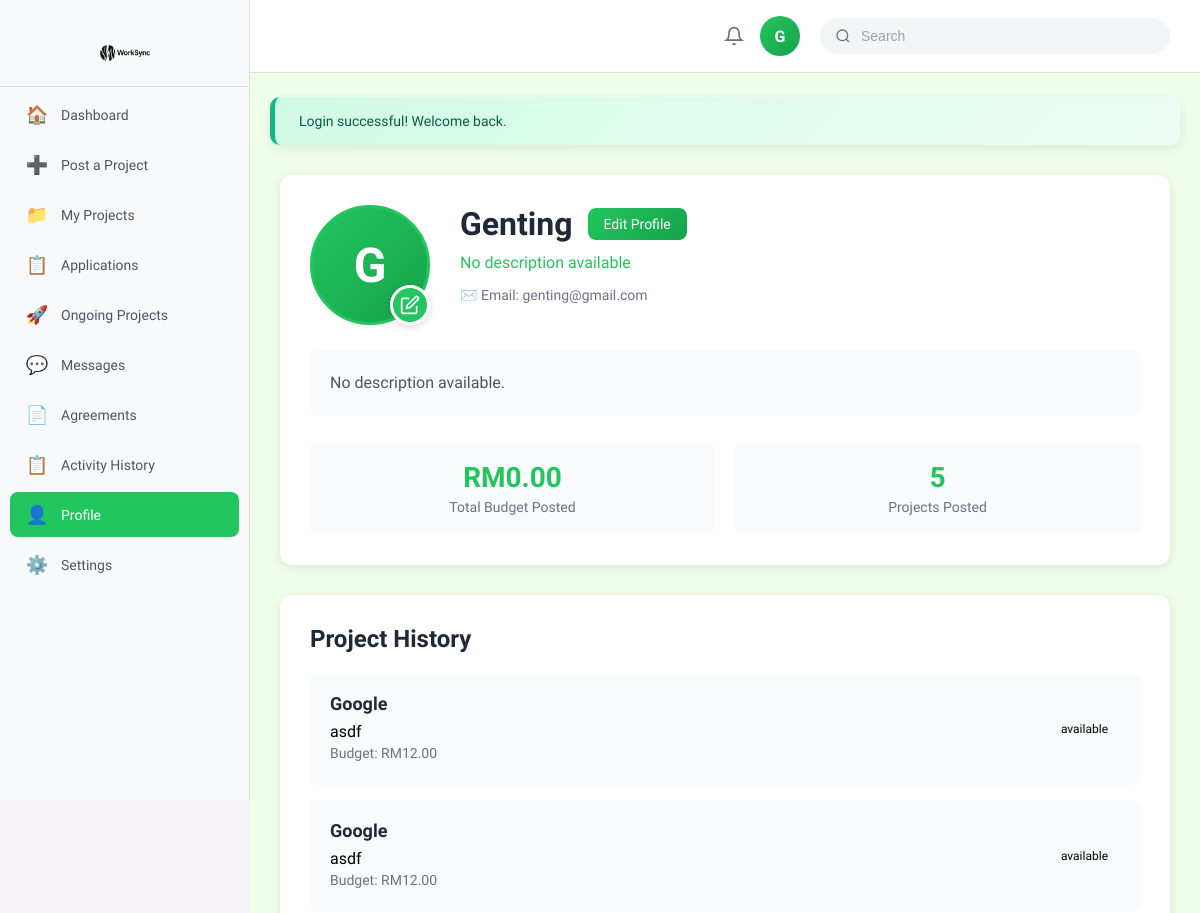
The app's page /page/client_profile.php (signed in, upper part), older data.
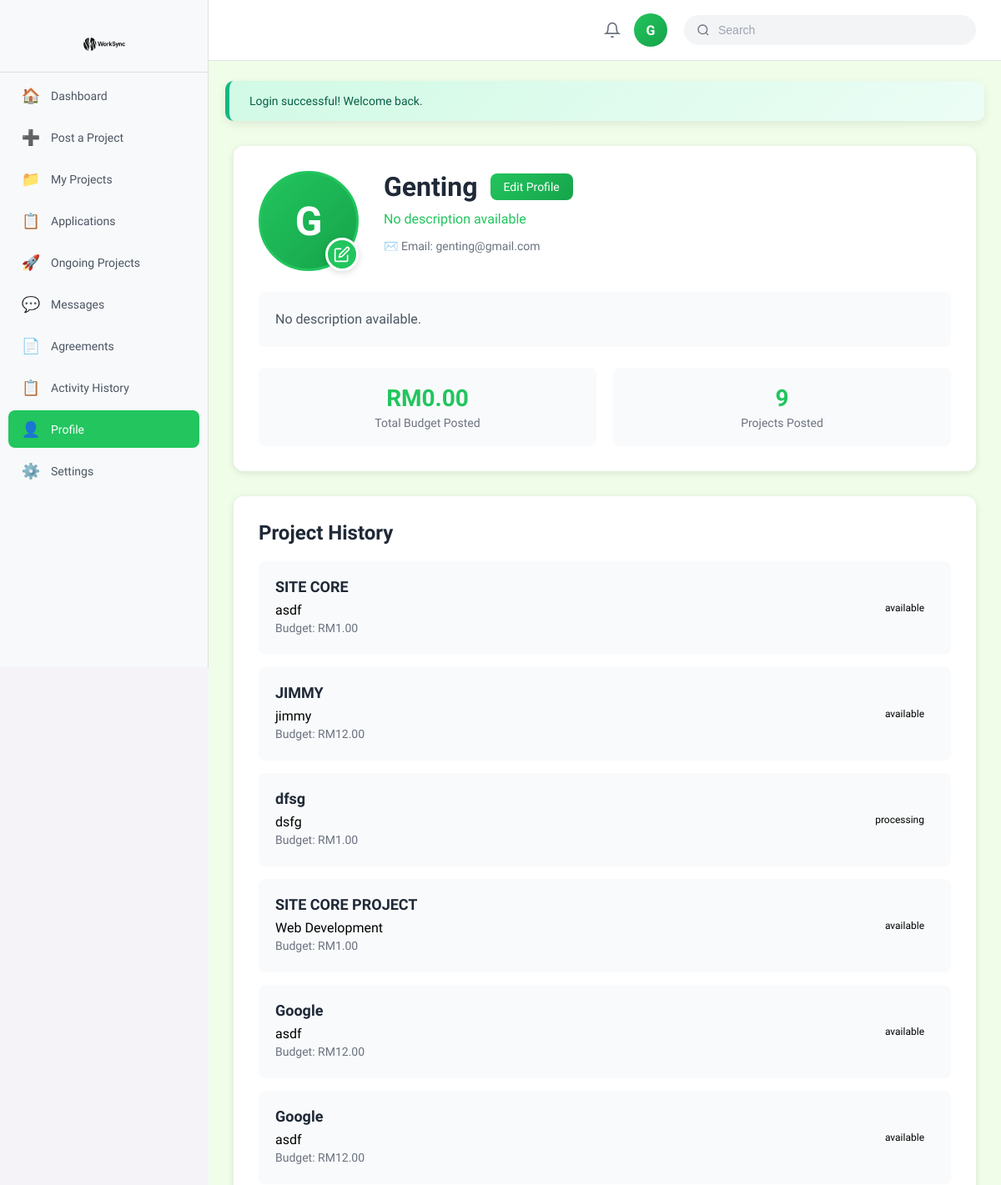
The same page, newer data.
### tables this page shows
CREATE TABLE
  `client` (
    `ClientID` int (11) NOT NULL,
    `CompanyName` varchar(255) DEFAULT NULL,
    `Description` text DEFAULT NULL,
    `Email` varchar(255) DEFAULT NULL,
    `Password` varchar(255) DEFAULT NULL,
    `PhoneNo` varchar(50) DEFAULT NULL,
    `ProfilePicture` varchar(500) DEFAULT NULL,
    `Status` varchar(50) DEFAULT NULL,
    `Address` text DEFAULT NULL,
    `JoinedDate` timestamp NOT NULL DEFAULT current_timestamp(),
    `isDelete` tinyint (1) DEFAULT 0
  );

CREATE TABLE
  `job` (
    `JobID` int (11) NOT NULL,
    `ClientID` int (11) DEFAULT NULL,
    `Title` varchar(255) DEFAULT NULL,
    `Description` text DEFAULT NULL,
    `Budget` decimal(10, 2) DEFAULT NULL,
    `DeliveryTime` int (11) NOT NULL,
    `Deadline` date DEFAULT NULL,
    `Status` enum ('available', 'deleted', 'complete', 'processing') NOT NULL DEFAULT 'available',
    `PostDate` date DEFAULT NULL
  );

### page/client_profile.php (the view, shortened to what this page needs)
<?php
$conn = getDBConnection();
$client_id = $_SESSION['user_id'];
$stmt = $conn->prepare("SELECT ClientID, CompanyName, Description, Email, PhoneNo, Address, Status, ProfilePicture FROM client WHERE ClientID = ?");
$stmt->bind_param("i", $client_id);
$stmt->execute();
$result = $stmt->get_result();
$client = $result->fetch_assoc();
$stmt = $conn->prepare("
    SELECT COALESCE(SUM(Budget), 0) as total_budget
    FROM job
    WHERE ClientID = ? AND Status = 'complete'
");
$stmt->bind_param("i", $client_id);
$stmt->execute();
$total_budget_result = $stmt->get_result();
$total_budget = $total_budget_result->fetch_assoc()['total_budget'];
$stmt = $conn->prepare("SELECT COUNT(*) as project_count FROM job WHERE ClientID = ?");
$stmt->bind_param("i", $client_id);
$stmt->execute();
$project_count_result = $stmt->get_result();
$project_count = $project_count_result->fetch_assoc()['project_count'];
$stmt = $conn->prepare("
    SELECT
        JobID,
        Title,
        Budget,
        Status,
        PostDate,
        Description
    FROM job
    WHERE ClientID = ?
    ORDER BY PostDate DESC
    LIMIT 10
");
$stmt->bind_param("i", $client_id);
$stmt->execute();
$projects_result = $stmt->get_result();
$projects = [];
while ($row = $projects_result->fetch_assoc()) {
    $projects[] = $row;
}
?>
<!DOCTYPE html>
<html lang="en">
<head>
    <link rel="stylesheet" href="/assets/css/style.css">
    <link rel="stylesheet" href="/assets/css/dashboard.css">
    <link rel="stylesheet" href="/assets/css/profile.css">
</head>
<body class="profile-page">
    <div class="profile-layout">
        <?php include '../includes/client_sidebar.php'; ?>
        <main class="main-content">
            <?php include '../includes/header.php'; ?>
            <?php if (isset($_SESSION['success'])): ?>
                <div class="alert alert-success">
                    <?php echo htmlspecialchars($_SESSION['success']);
                    unset($_SESSION['success']); ?>
                </div>
            <?php endif; ?>
            <div class="profile-card">
                <div class="profile-header-section">
                    <div class="profile-image-container">
                        <?php if ($client['ProfilePicture'] && file_exists('../' . $client['ProfilePicture'])): ?>
                            <img src="/<?php echo htmlspecialchars($client['ProfilePicture']); ?>" alt="Profile Picture" class="profile-picture">
                        <?php else: ?>
                            <div class="avatar-large"><?php echo strtoupper(substr($client['CompanyName'] ?: 'C', 0, 1)); ?></div>
                        <?php endif; ?>
                        <label for="profile_picture_input" class="upload-icon-button" title="Upload profile picture">
                            <svg class="pencil-icon" viewBox="0 0 24 24" fill="none" stroke="currentColor" stroke-width="2">
                                <path d="M11 4H4a2 2 0 0 0-2 2v14a2 2 0 0 0 2 2h14a2 2 0 0 0 2-2v-7"></path>
                                <path d="M18.5 2.5a2.121 2.121 0 0 1 3 3L12 15l-4 1 1-4 9.5-9.5z"></path>
                            </svg>
                        </label>
                    </div>
                    <div class="profile-info">
                        <h1 class="profile-name">
                            <?php echo htmlspecialchars($client['CompanyName'] ?: 'Client'); ?>
                            <a href="edit_client_profile.php" class="edit-profile-btn">Edit Profile</a>
                        </h1>
                        <p class="profile-tagline"><?php echo htmlspecialchars($client['Description'] ?: 'No description available'); ?></p>
                        <div class="profile-details">
                            <span class="detail-item">✉️ Email: <?php echo htmlspecialchars($client['Email']); ?></span>
                        </div>
                    </div>
                </div>
                <div class="profile-description">
                    <p><?php echo htmlspecialchars($client['Description'] ?: 'No description available.'); ?></p>
                </div>
                <div class="profile-stats">
                    <div class="stat-box">
                        <div class="stat-value">RM<?php echo number_format($total_budget, 2); ?></div>
                        <div class="stat-label">Total Budget Posted</div>
                    </div>
                    <div class="stat-box">
                        <div class="stat-value"><?php echo $project_count; ?></div>
                        <div class="stat-label">Projects Posted</div>
                    </div>
                </div>
            </div>
            <div class="project-history-card">
                <h2 class="section-title">Project History</h2>
                <div class="project-list">
                    <?php if (empty($projects)): ?>
                        <p class="no-projects">No projects yet. <a href="createJob.php">Post your first project</a>!</p>
                    <?php else: ?>
                        <?php foreach ($projects as $project): ?>
                            <div class="project-item">
                                <div class="project-info">
                                    <h3 class="project-title"><?php echo htmlspecialchars($project['Title']); ?></h3>
                                    <p class="project-description"><?php echo htmlspecialchars(substr($project['Description'], 0, 100)) . (strlen($project['Description']) > 100 ? '...' : ''); ?></p>
                                    <p class="project-budget">Budget: RM<?php echo number_format($project['Budget'], 2); ?></p>
                                </div>
                                <div class="project-status">
                                    <?php
                                    $status = $project['Status'];
                                    $status_class = strtolower(str_replace(' ', '-', $status));
                                    ?>
                                    <span class="status-badge status-<?php echo $status_class; ?>"><?php echo htmlspecialchars($status); ?></span>
                                </div>
                            </div>
                        <?php endforeach; ?>
                    <?php endif; ?>
                </div>
            </div>
        </main>
    </div>
</body>
</html>

### includes/client_sidebar.php (shortened to what this page needs)
<?php
$current_page = basename($_SERVER['PHP_SELF']);
?>
<aside class="sidebar">
    <div class="sidebar-logo">
        <a href="../client_home.php">
            <img src="../images/logo.png" alt="WorkSnyc Logo" class="logo-img">
        </a>
    </div>
    <nav class="sidebar-nav">
        <a href="client_dashboard.php" class="nav-item <?php echo ($current_page === 'client_dashboard.php') ? 'active' : ''; ?>">
            <span class="nav-icon">🏠</span>
            <span>Dashboard</span>
        </a>
        <a href="post_job.php" class="nav-item <?php echo ($current_page === 'post_job.php') ? 'active' : ''; ?>">
            <span class="nav-icon">➕</span>
            <span>Post a Project</span>
        </a>
        <a href="my_jobs.php" class="nav-item <?php echo ($current_page === 'my_jobs.php') ? 'active' : ''; ?>">
            <span class="nav-icon">📁</span>
            <span>My Projects</span>
        </a>
        <a href="my_applications.php" class="nav-item <?php echo ($current_page === 'my_applications.php') ? 'active' : ''; ?>">
            <span class="nav-icon">📋</span>
            <span>Applications</span>
        </a>
        <a href="ongoing_projects.php" class="nav-item <?php echo ($current_page === 'ongoing_projects.php') ? 'active' : ''; ?>">
            <span class="nav-icon">🚀</span>
            <span>Ongoing Projects</span>
        </a>
        <a href="messages.php" class="nav-item <?php echo ($current_page === 'messages.php') ? 'active' : ''; ?>">
            <span class="nav-icon">💬</span>
            <span>Messages</span>
        </a>
        <a href="agreementListing.php" class="nav-item <?php echo ($current_page === 'agreementListing.php') ? 'active' : ''; ?>">
            <span class="nav-icon">📄</span>
            <span>Agreements</span>
        </a>
        <a href="activity_history.php" class="nav-item <?php echo ($current_page === 'activity_history.php') ? 'active' : ''; ?>">
            <span class="nav-icon">📋</span>
            <span>Activity History</span>
        </a>
        <a href="client_profile.php" class="nav-item <?php echo (in_array($current_page, ['client_profile.php', 'edit_client_profile.php'])) ? 'active' : ''; ?>">
            <span class="nav-icon">👤</span>
            <span>Profile</span>
        </a>
        <a href="settings.php" class="nav-item <?php echo ($current_page === 'settings.php') ? 'active' : ''; ?>">
            <span class="nav-icon">⚙️</span>
            <span>Settings</span>
        </a>
    </nav>
</aside>

### includes/header.php (shortened to what this page needs)
<header class="profile-header">
    <div class="search-bar">
        <svg class="search-icon" width="16" height="16" viewBox="0 0 24 24" fill="none" stroke="currentColor" stroke-width="2">
            <circle cx="11" cy="11" r="8"></circle>
            <path d="m21 21-4.35-4.35"></path>
        </svg>
        <input type="text" placeholder="Search" class="search-input">
    </div>
    <div class="header-actions">
        <svg class="notification-icon" width="20" height="20" viewBox="0 0 24 24" fill="none" stroke="currentColor" stroke-width="2">
            <path d="M18 8A6 6 0 0 0 6 8c0 7-3 9-3 9h18s-3-2-3-9"></path>
            <path d="M13.73 21a2 2 0 0 1-3.46 0"></path>
        </svg>
        <div class="profile-dropdown">
            <div class="profile-avatar" id="profileAvatar">
                <?php
                if (isset($_SESSION['email'])) {
                    $email = $_SESSION['email'];
                    $name_parts = explode(' ', $email);
                    $initials = strtoupper(substr($name_parts[0], 0, 1));
                    echo $initials;
                } else {
                    echo '👤';
                }
                ?>
            </div>
        </div>
    </div>
</header>

### assets/css/style.css (style rules this page uses)
* { margin: 0; padding: 0; box-sizing: border-box; }
body { font-family: 'Momo Trust Display', sans-serif; background: linear-gradient(135deg, #f0fde8 0%, #e6fdd5 100%); min-height: 100vh; align-items: center; justify-content: center; padding: 20px; }

### includes/client_sidebar.php (style rules this page uses)
.sidebar-logo { display: flex; align-items: center; justify-content: center; padding: 8px 20px; border-bottom: 1px solid #e0e0e0; margin-bottom: 5px; }
.sidebar-logo a { display: flex; align-items: center; justify-content: center; text-decoration: none; }
.logo-img { width: 50px; height: 50px; object-fit: contain; display: block; }

Row changes from the older to the newer data that the page shows:
added job: Title "SITE CORE", Description "asdf", Budget "1.00", Status "available"
added job: Title "JIMMY", Description "jimmy", Budget "12.00", Status "available"
added job: Title "dfsg", Description "dsfg", Budget "1.00", Status "processing"
added job: Title "SITE CORE PROJECT", Description "Web Development", Budget "1.00", Status "available"
Text that changed along with them:
$project_count: "5" → "9"
